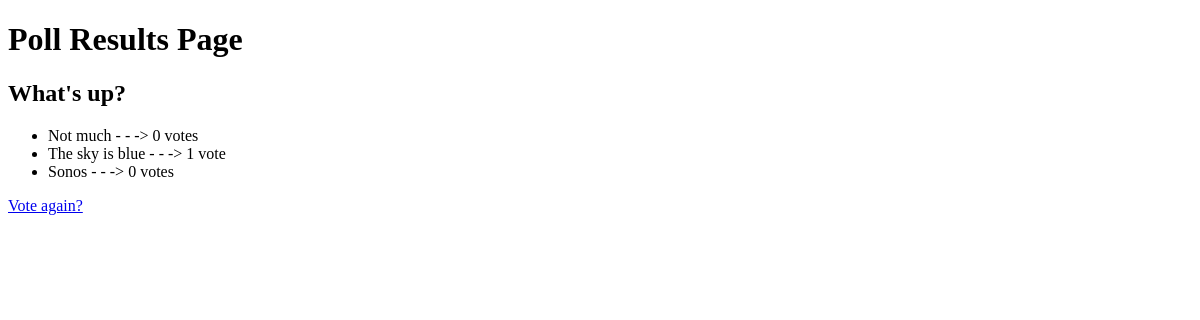
Before: /polls/1/results/ with the older database file.
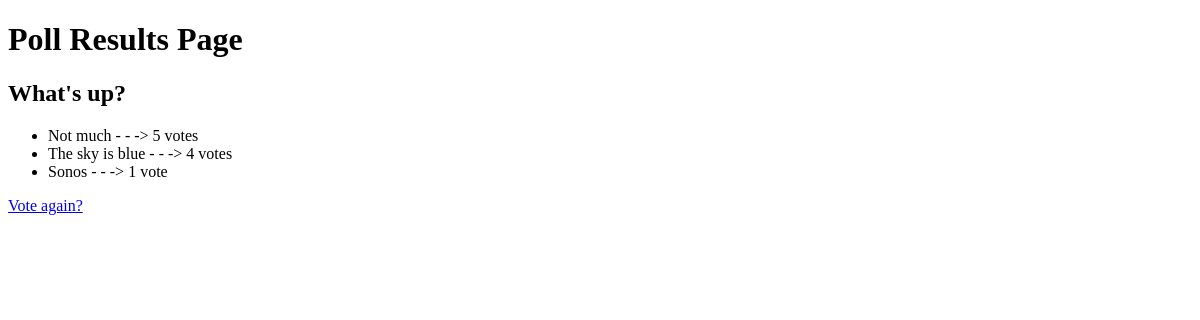
After: the same page with the newer database file.
### polls/models.py (models this page shows, shortened)
class Question(models.Model):
    question_text = models.CharField(verbose_name="question text", max_length=200)
    pub_date = models.DateTimeField("date published")
    class Meta:
        indexes = [
            models.Index(fields=['pub_date']),
        ]

class Choice(models.Model):
    question = models.ForeignKey(Question, on_delete=models.CASCADE)
    choice_text = models.CharField(max_length=200)
    votes = models.IntegerField(default=0)
    class Meta:
        constraints = [
            models.CheckConstraint(check=Q(votes__gte=0), name='votes_non_negative'),
        ]

### polls/views.py (the view)
# urls.py: path("<int:pk>/results/", views.ResultsView.as_view(), name="results"),
class ResultsView(generic.DetailView):
    model = Question
    template_name = "polls/results.html"
    def get_queryset(self):
        return Question.objects.filter(pub_date__lte=timezone.now())

### polls/templates/polls/results.html
<!DOCTYPE html>
<html>
<body>
<h1>Poll Results Page</h1>
<h2>{{ question.question_text }}</h2>
<ul>
{% for choice in question.choice_set.all %}
    <li>{{ choice.choice_text }} - - -> {{ choice.votes }} vote{{ choice.votes|pluralize }}</li>
{% endfor %}
</ul>
<a href="{% url 'polls:detail' question.id %}">Vote again?</a>
</body>
</html>

Changed rows visible on the page:
changed Choice "Not much": votes "0" → "5"
changed Choice "The sky is blue": votes "1" → "4"
changed Choice "Sonos": votes "0" → "1"
